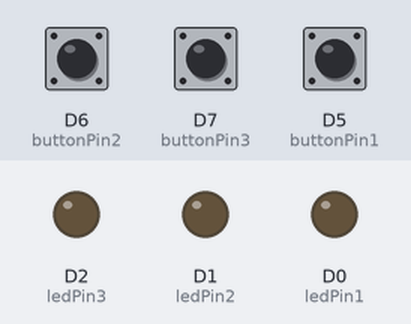
Simulated run of this sketch. Board: ESP8266 (NodeMCU). Shown: output pins drawn as LEDs (lit = HIGH). The inputs (shaded band) are chosen by the test bench; at power-on: D6 (buttonPin2) HIGH, D7 (buttonPin3) HIGH, D5 (buttonPin1) HIGH.

Above: at 1.2 s.
1.3 s: D6 (buttonPin2) pulled LOW for 0.15 s
At 2.5 s:
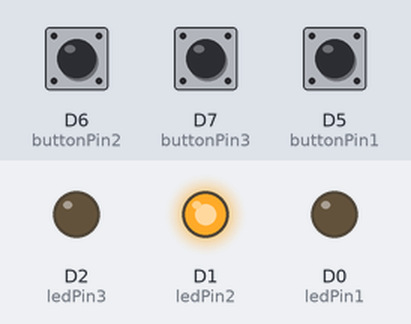
2.9 s: D7 (buttonPin3) pulled LOW for 0.15 s
At 4.0 s:
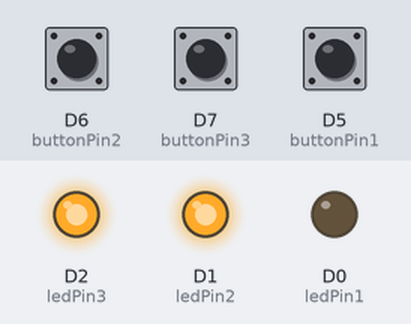
4.5 s: D5 (buttonPin1) pulled LOW for 0.15 s
At 5.2 s:
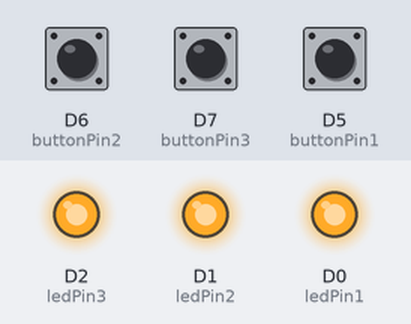
6.1 s: D6 (buttonPin2) pulled LOW for 1 s
At 6.4 s:
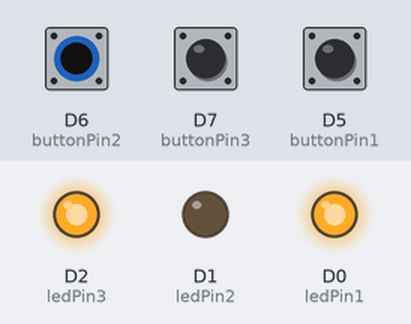
8.6 s: D7 (buttonPin3) pulled LOW for 1 s
At 9.5 s:
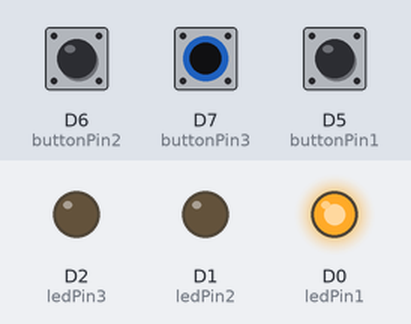
11.1 s: D6 (buttonPin2) pulled LOW for 0.15 s
At 11.4 s:
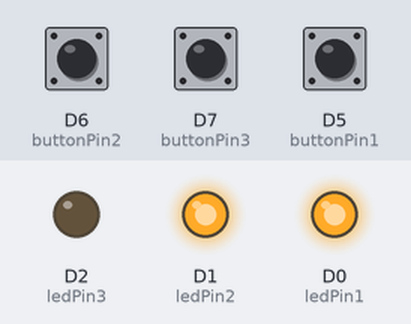
Timing chart, 0 to 13.7 s (numbered marks = the images above; inputs shaded):
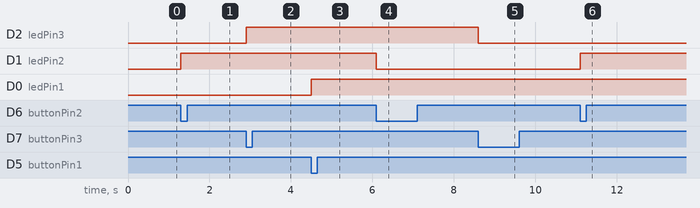

The sketch:

Toggle_3_LED_.ino
```cpp
// === முள் வரையறைகள் (Pin Definitions) ===

const int buttonPin1 = D5;  // பொத்தான் 1 (D5 = GPIO14) – NodeMCU-வில் D5
const int buttonPin2 = D6;  // பொத்தான் 2 (D6 = GPIO12)
const int buttonPin3 = D7;  // பொத்தான் 3 (D7 = GPIO13)

const int ledPin1 = D0;     // LED 1 (D0 = GPIO16)
const int ledPin2 = D1;     // LED 2 (D1 = GPIO5)
const int ledPin3 = D2;     // LED 3 (D2 = GPIO4)

// === LED நிலைகள் (LED states) ===
bool ledState1 = false;  // LED 1 நிலை – false என்றால் OFF, true என்றால் ON
bool ledState2 = false;  // LED 2 நிலை
bool ledState3 = false;  // LED 3 நிலை

// === பொத்தான் நிலைகள் (Button states) ===
bool lastButtonState1 = LOW;  // முந்தைய நிலை – Button 1
bool lastButtonState2 = LOW;  // Button 2
bool lastButtonState3 = LOW;  // Button 3

bool currentButtonState1;     // தற்போதைய நிலை – Button 1
bool currentButtonState2;     // Button 2
bool currentButtonState3;     // Button 3

// === LED நிலைகளைப் புதுப்பிக்கும் செயல்பாடு (Prototype) ===
void updateLEDs();

void setup() {
  // === பொத்தான் பின்கள் உள்ளீடாக Pull-up உடன் அமைக்கவும் ===
  pinMode(buttonPin1, INPUT_PULLUP);  // Button 1 – INPUT_PULLUP
  pinMode(buttonPin2, INPUT_PULLUP);  // Button 2 – INPUT_PULLUP
  pinMode(buttonPin3, INPUT_PULLUP);  // Button 3 – INPUT_PULLUP

  // === LED பின்களை வெளியீடாக அமைக்கவும் ===
  pinMode(ledPin1, OUTPUT);  // LED 1 – OUTPUT
  pinMode(ledPin2, OUTPUT);  // LED 2 – OUTPUT
  pinMode(ledPin3, OUTPUT);  // LED 3 – OUTPUT

  // ஆரம்ப நிலையில் LED நிலைகளை REFRESH செய்யவும்
  updateLEDs();
}

void loop() {
  // === பொத்தான் நிலைகளை வாசிக்கவும் ===
  currentButtonState1 = digitalRead(buttonPin1);
  currentButtonState2 = digitalRead(buttonPin2);
  currentButtonState3 = digitalRead(buttonPin3);

  // === Button 1 அழுத்தம் HIGH → LOW என்றால் Toggle செய்யவும் ===
  if (currentButtonState1 == LOW && lastButtonState1 == HIGH) {
    ledState1 = !ledState1;   // LED 1 நிலையை மாற்றவும்
    updateLEDs();             // LED ஐ புதுப்பிக்கவும்
    delay(50);                // Debounce தாமதம்
  }

  // === Button 2 toggle ===
  if (currentButtonState2 == LOW && lastButtonState2 == HIGH) {
    ledState2 = !ledState2;   // LED 2 நிலையை மாற்றவும்
    updateLEDs();             // Update LEDs
    delay(50);                // Debounce delay
  }

  // === Button 3 toggle ===
  if (currentButtonState3 == LOW && lastButtonState3 == HIGH) {
    ledState3 = !ledState3;   // LED 3 நிலையை மாற்றவும்
    updateLEDs();             // Update LEDs
    delay(50);                // Debounce delay
  }

  // === கடந்த நிலைகளை புதுப்பிக்கவும் (Next loop காக) ===
  lastButtonState1 = currentButtonState1;
  lastButtonState2 = currentButtonState2;
  lastButtonState3 = currentButtonState3;
}

// === அனைத்து LED களையும் அவற்றின் நிலையின் அடிப்படையில் கட்டுப்படுத்து ===
void updateLEDs() {
  digitalWrite(ledPin1, ledState1 ? HIGH : LOW);  // LED 1 ON / OFF
  digitalWrite(ledPin2, ledState2 ? HIGH : LOW);  // LED 2 ON / OFF
  digitalWrite(ledPin3, ledState3 ? HIGH : LOW);  // LED 3 ON / OFF
}
```

Measured:
- after the input at 1.3 s, D1 (ledPin2): LOW → HIGH at once
- after the input at 2.9 s, D2 (ledPin3): LOW → HIGH at once
- after the input at 4.5 s, D0 (ledPin1): LOW → HIGH at once
- after the input at 6.1 s, D1 (ledPin2): HIGH → LOW at once
- after the input at 8.6 s, D2 (ledPin3): HIGH → LOW at once
- after the input at 11.1 s, D1 (ledPin2): LOW → HIGH at once
